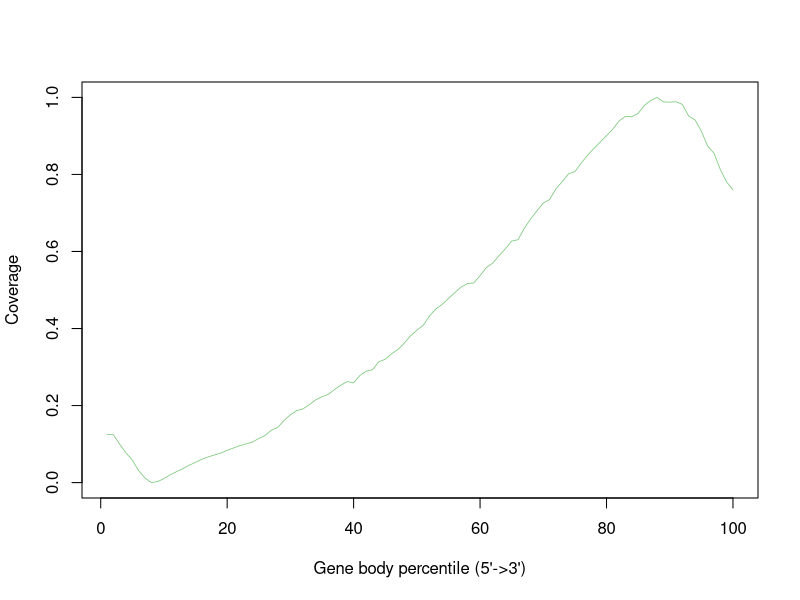

The R source for this figure:
illumina_sample1B.possorted_genome_bam.correctedBC_xf25 <- c(0.12496304316196234,0.12448150397632277,0.09970708955127279,0.07708303237134231,0.058496655373796086,0.030979020942812303,0.012040032993200977,0.0,0.002633967567041387,0.010496000894730875,0.02042502823217645,0.028450681326169274,0.03649808135112646,0.04511038379708664,0.05271145395320371,0.06060662546141033,0.06676929146945566,0.07178195905674241,0.07689300561743938,0.08380128068712017,0.08974233511295718,0.09603030486608291,0.10055573764295371,0.10522459660737521,0.11459907720522941,0.12243832803381337,0.1361621948245411,0.1432485876145015,0.16151756297678205,0.17604503064505023,0.18701014390772674,0.19137351027050592,0.2024706584711804,0.21473540975101318,0.22315198981829404,0.22902159004239098,0.24188593527595562,0.2530995848925106,0.2622830031683207,0.25906393960152374,0.2781903653846851,0.2890715976279276,0.29320403229522807,0.31393041085648216,0.3200780611264807,0.33443207113110446,0.3454189313247454,0.3617394852294327,0.38109632492400225,0.39557926316220055,0.40813811579412285,0.43231241848137036,0.4509956211001151,0.46244123798029,0.47808815480915257,0.49314065552498904,0.5075800999012586,0.516729862212481,0.5181480727818001,0.5373625218569601,0.5583767883614568,0.5696080426364115,0.5891797627202718,0.6069314717960428,0.6269174191363672,0.6305356942215815,0.6600561174375695,0.6845038101140833,0.7056413092273781,0.7259762430312736,0.7348127459797951,0.7627213073840668,0.7814267747178465,0.8017829376686358,0.8072388284203392,0.8296573253242493,0.849760291864525,0.8674591869650967,0.8840588264838267,0.900727331283944,0.9178002254431843,0.9390682061422653,0.9508757540877758,0.9499126757164966,0.9585917723075617,0.9795268178492595,0.9918723434441029,1.0,0.988337431594252,0.9876099449750868,0.9888158640754681,0.9818480438376705,0.9514359964521435,0.9416731778013542,0.9122677026490351,0.8732055545803955,0.855198060173758,0.8126910946835485,0.7804279692456974,0.7598351789746529)


pdf("illumina_sample1B.CDS_only.geneBodyCoverage.curves.pdf")
x=1:100
icolor = colorRampPalette(c("#7fc97f","#beaed4","#fdc086","#ffff99","#386cb0","#f0027f"))(1)
plot(x,illumina_sample1B.possorted_genome_bam.correctedBC_xf25,type='l',xlab="Gene body percentile (5'->3')", ylab="Coverage",lwd=0.8,col=icolor[1])
dev.off()
